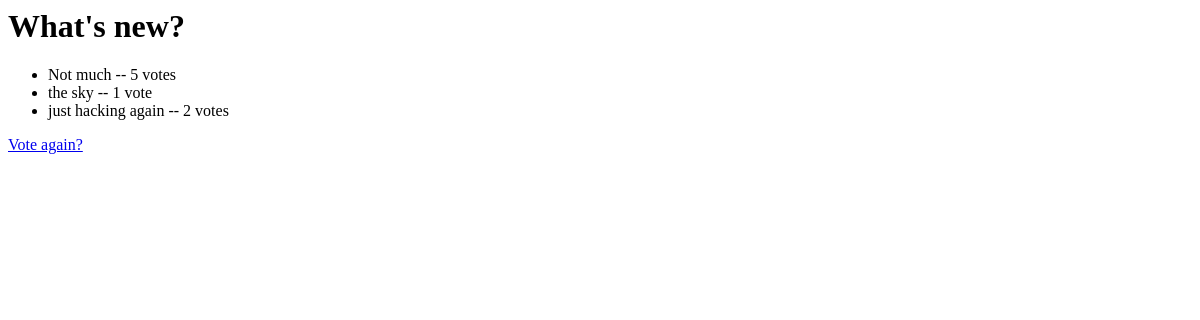
/polls/1/results/, run on an earlier commit of the app's database.
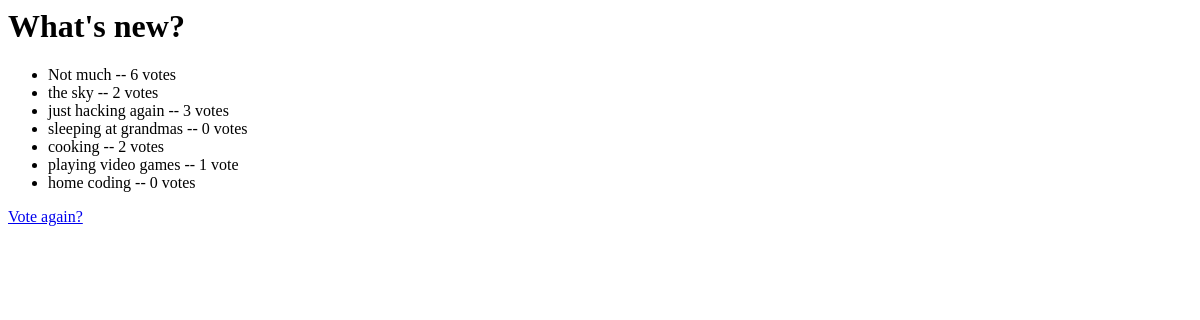
And on a later commit of the database.
### polls/models.py (models this page shows, shortened)
class Question(models.Model):
    question_text = models.CharField(max_length=200)
    pub_date = models.DateTimeField("date published")

class Choice(models.Model):
    question = models.ForeignKey(Question, on_delete=models.CASCADE)
    choice_text = models.CharField(max_length=200)
    votes = models.IntegerField(default=0)

### polls/views.py (the view)
# urls.py: path("<int:pk>/results/", views.ResultsView.as_view(), name="results"),
class ResultsView(generic.DetailView):
    model = Question
    template_name = "polls/results.html"
    def get_queryset(self):
        return Question.objects.filter(pub_date__lte=timezone.now())

### polls/templates/polls/results.html
<h1>{{ question.question_text }}</h1>
<ul>
{% for choice in question.choice_set.all %}
    <li>{{ choice.choice_text }} -- {{ choice.votes }} vote{{ choice.votes|pluralize }}</li>
{% endfor %}
</ul>
<a href="{% url 'polls:detail' question.id %}">Vote again?</a>

What changed in the data, as far as the page shows it:
changed Choice "Not much": votes "5" → "6"
changed Choice "the sky": votes "1" → "2"
changed Choice "just hacking again": votes "2" → "3"
added Choice: choice_text "sleeping at grandmas", votes "0"
added Choice: choice_text "cooking", votes "2"
added Choice: choice_text "playing video games", votes "1"
added Choice: choice_text "home coding", votes "0"
